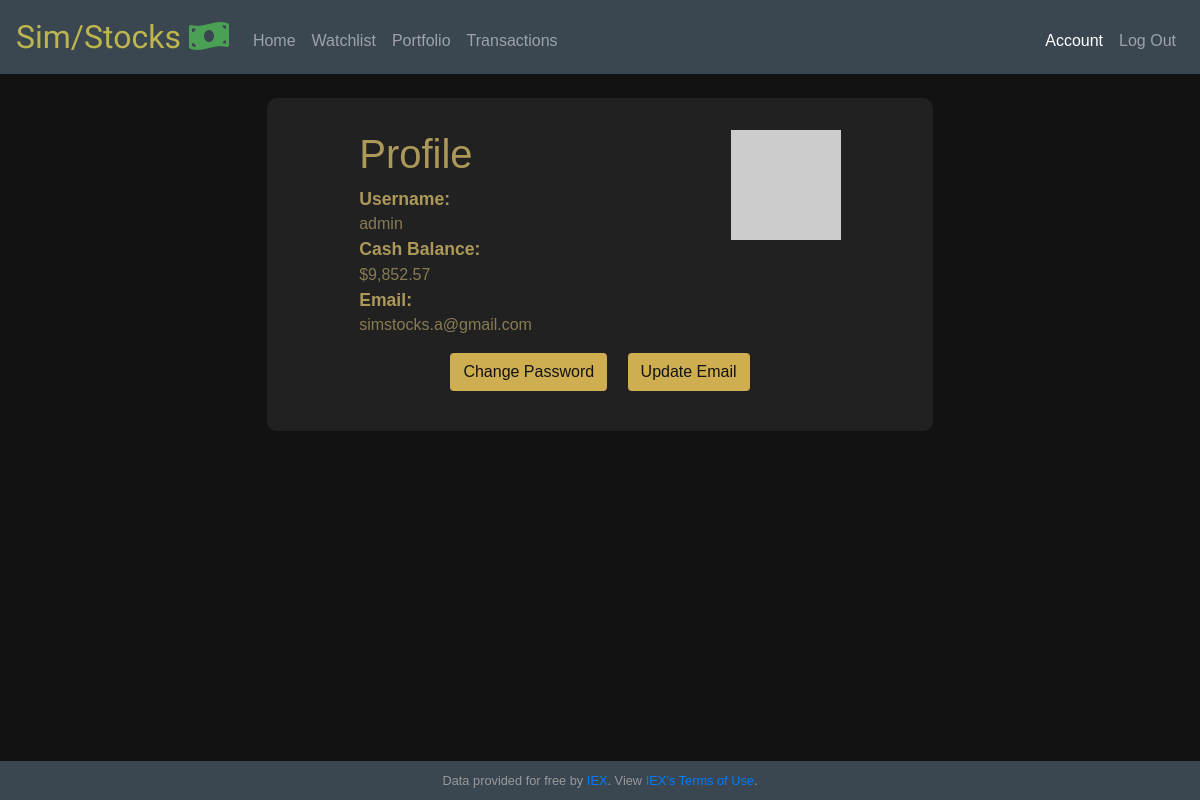
Before: /account (signed in) with the older database file.
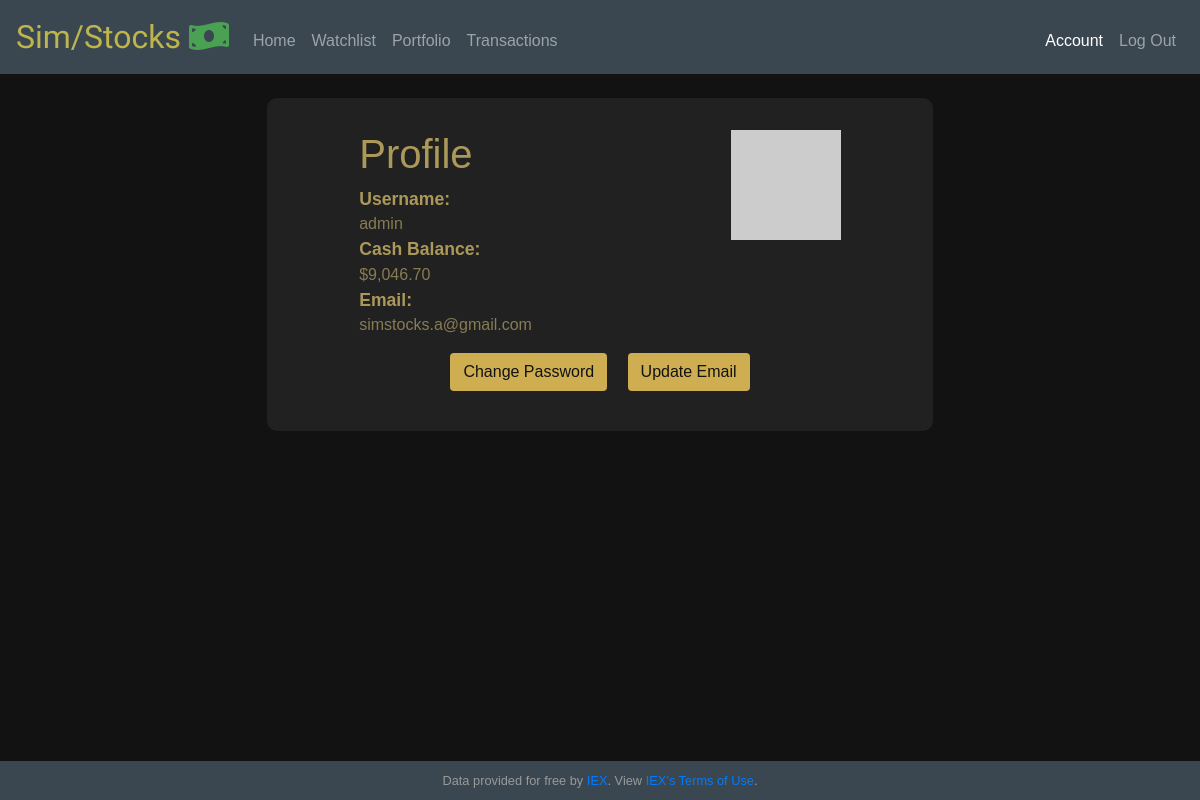
After: the same page with the newer database file.
### app/models.py (models this page shows, shortened)
class Users(UserMixin, db.Model):
  id = db.Column(db.Integer, primary_key=True)
  username = db.Column(db.String(64), index=True, unique=True)
  password_hash = db.Column(db.String(128))
  email = db.Column(db.String(120), index=True, unique=True)
  cash = db.Column(db.Numeric(), nullable=False, default=10000)
  transactions = db.relationship("History", backref="user")
  watch = db.relationship("Watch", backref="user")
  def avatar(self, size):
    digest = md5(self.email.lower().encode('utf-8')).hexdigest()
    return 'https://www.gravatar.com/avatar/{}?d=identicon&s={}'.format(
            digest, size)

### app/routes.py (the view)
@app.route("/account")
@login_required
def account():
  user = Users.query.filter_by(username=current_user.username).first_or_404()
  return render_template("account.html", username=current_user.username, cash=current_user.cash, email=current_user.email, user=user)

### app/helper.py (called while the page is built)
def usd(value):
    return f"${value:,.2f}"

### app/models.py (called while the page is built)
@login.user_loader
def load_user(id):
  return Users.query.get(int(id))

### app/templates/account.html (shortened to what this page needs)
{% extends "layout.html" %}
{% set active_page = "account" %}
{% block main %}
<div class="form-container">
    <div class="mb-2 profile">
        <div class="d-flex flex-column">
            <h1 class="mb-2" id="profileHead">Profile</h1>
            <span class="emphasize">Username:</span>
            <span>{{ username }}</span>
            <span class="emphasize">Cash Balance:</span>
            <span>{{ cash|usd }}</span>
            <span class="emphasize">Email:</span>
            <span>{{ email }}</span>
        </div>
        <img class="avatar" src="{{ user.avatar(128) }}">
    </div>
    <div class="btnContainer flex-column">
        <button class="btn ssbtn m-2">
            <a href={{ url_for("password") }}>Change Password</a>
        </button>
        <button class="btn ssbtn m-2">
            <a href={{ url_for("email") }}>Update Email</a>
        </button>
    </div>
</div>
{% endblock %}

Changed rows visible on the page:
changed Users "admin": cash "$9,852.57" → "$9,046.70"
